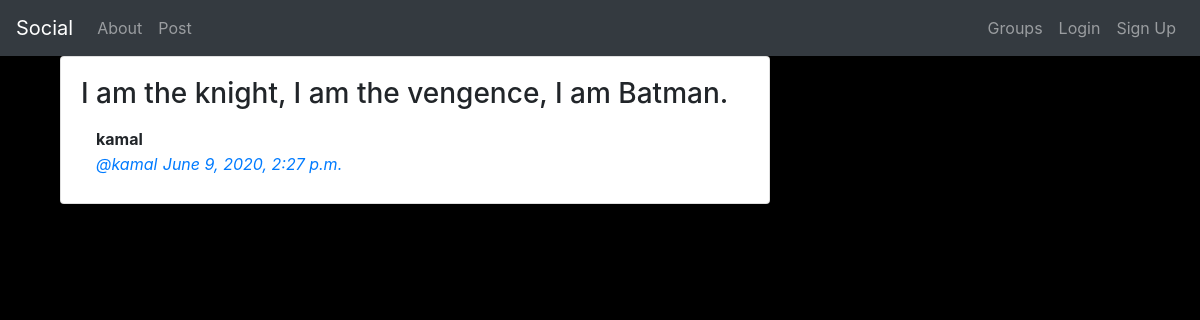
The app's page /posts/by/kamal/10/ with its own data.
### posts/models.py (models this page shows, shortened)
class Post(models.Model):
    user = models.ForeignKey(User,related_name='posts',on_delete=models.CASCADE)
    created_date = models.DateTimeField(auto_now=True)
    message = models.TextField()
    message_html = models.TextField(editable=False)
    group = models.ForeignKey(Group,related_name='posts',blank=True,null=True,on_delete=models.CASCADE)
    class Meta():
        ordering = ['-created_date']
        unique_together = ['user','message']

### posts/views.py (the view)
# urls.py: path('by/<username>/<int:pk>/',views.PostDetail.as_view(),name='single'),
class PostDetail(SelectRelatedMixin,generic.DetailView):
    model = models.Post
    select_related = ('user','group')
    def get_queryset(self):
        queryset = super().get_queryset()
        return queryset.filter(user__username__iexact=self.kwargs.get('username'))

### posts/templates/posts/post_detail.html
{% extends "posts/post_base.html" %}
{% block post_content %}
<div class="col-md-8">
  {% include "posts/_post.html" %}
</div>
{% endblock %}

### posts/templates/posts/_post.html (shortened to what this page needs)
<div class="post media card">
  <div class="card-body">
      <h3 class="card-title">{{ post.message_html|safe }}</h3>
      <div class="media-body container">
        <strong>{{post.user.username}}</strong>
        <h5 class="media-heading">
        <span class="username"><a href="{% url 'posts:for_user' username=post.user.username %}">
          <em><small>@{{post.user.username}}</small></em></a>
        </span>
        <time class="time"><a href="{% url 'posts:single' username=post.user.username pk=post.pk %}">
          <em><small>{{post.created_date}}</small></em></a>
        </time>
        </h5>
      </div>
    </div>
</div>

### records on screen
Post: message_html "I am the knight, I am the vengence, I am Batman.", user.username "kamal", created_date "June 9, 2020, 2:27 p.m."
